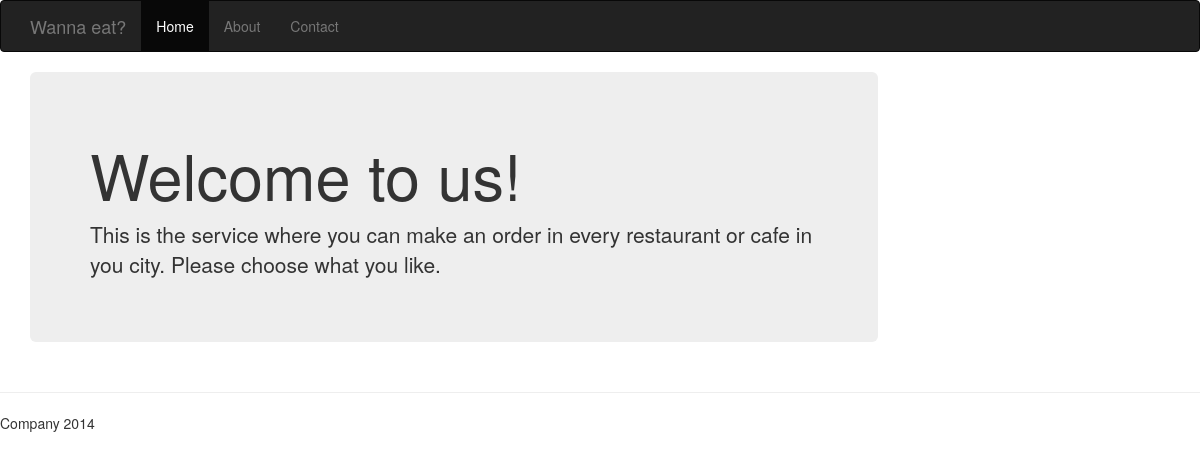
Page /city/ on the earlier database version.
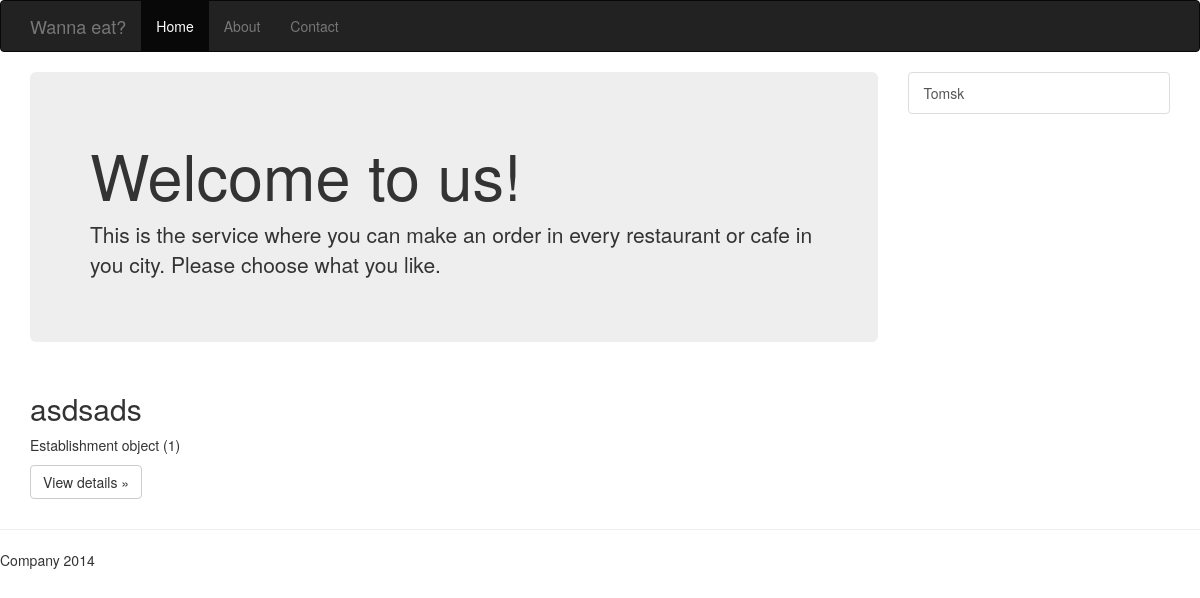
Same page on the later database version.
### establishments/models.py (models this page shows)
class Establishment(models.Model):
    dish_list = models.ForeignKey(EstablishmentDishes)
    city = models.ForeignKey(City)
    image_path = models.CharField(max_length=50)
    name = models.CharField(max_length=50)
    email = models.CharField(max_length=20)

class City(models.Model):
    name = models.CharField(max_length=30)
    def __str__(self):
        return self.name

### establishments/views.py (the view)
class CityList(ListView):
    model = City
    template_name = 'establishments/home.html'
    def get_context_data(self, **kwargs):
        context = super().get_context_data(**kwargs)
        default_city = City.objects.first()
        context['default_city'] = default_city
        context['establishment_list'] = Establishment.objects.filter(city=default_city)
        return context

### establishments/templates/establishments/home.html (shortened to what this page needs)
{% extends "base.html" %}
{% block content %}
<div class="row row-offcanvas row-offcanvas-right">
    <div class="col-xs-12 col-sm-9">
        <div class="jumbotron" data-toggle="collapse">
            <h1>Welcome to us!</h1>
            <p>This is the service where you can make an order in every restaurant or cafe in you city. Please choose what you like.</p>
        </div>
            <div class="row">
                {% for establishment in establishment_list %}
                    <div class="col-6 col-sm-6 col-lg-4">
                        <h2>{{ establishment.name }}</h2>
                        <p>{{ establishment }}</p>
                        <p><a class="btn btn-default" href="#" role="button">View details &raquo;</a></p>
                    </div>
                {% endfor %}
            </div>
        </div>
        <div class="col-xs-6 col-sm-3 sidebar-offcanvas" id="sidebar" role="navigation">
            <div class="list-group">
                {% for city in city_list %}
                    <a href="#" class="list-group-item">{{ city }}</a>
                {% endfor %}
            </div>
        </div>
    </div>
</div>
{% endblock %}

### resources/templates/base.html (shortened to what this page needs)
<!DOCTYPE html>
<html>
<head>
    {% load staticfiles %}
    <link rel="stylesheet" type="text/css" href="{% static 'resources/content/bootstrap.min.css' %}" />
</head>
<body>
    <div class="navbar navbar-inverse" role="navigation">
      <div class="container">
        <div class="navbar-header">
          <a class="navbar-brand" href="#">Wanna eat?</a>
        </div>
        <div class="collapse navbar-collapse">
          <ul class="nav navbar-nav">
            <li class="active"><a href="#">Home</a></li>
            <li><a href="#about">About</a></li>
            <li><a href="#contact">Contact</a></li>
          </ul>
        </div>
      </div>
    </div>
    <div class="container">
        {% block content %}{% endblock %}
        <hr>
        <footer>
            <p>Company 2014</p>
        </footer>
</body>
</html>

Differences in the rows shown:
added Establishment: name "asdsads", id "Establishment object (1)"
added City: name "Tomsk"
